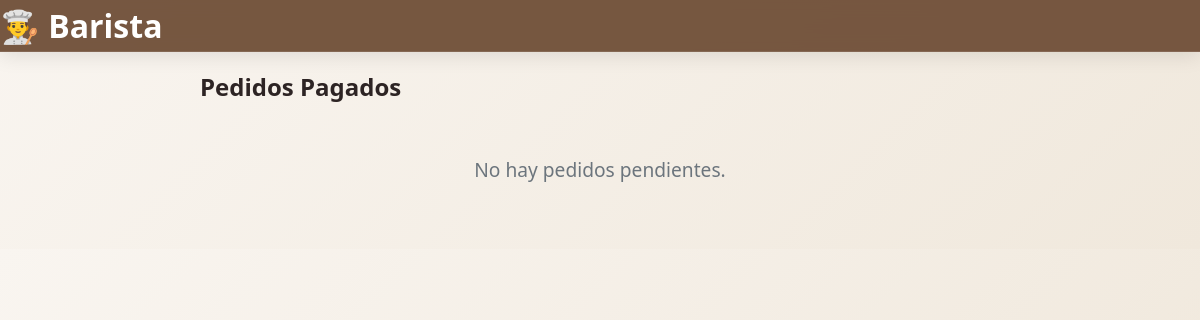
The app's page /barista (signed in), older data.
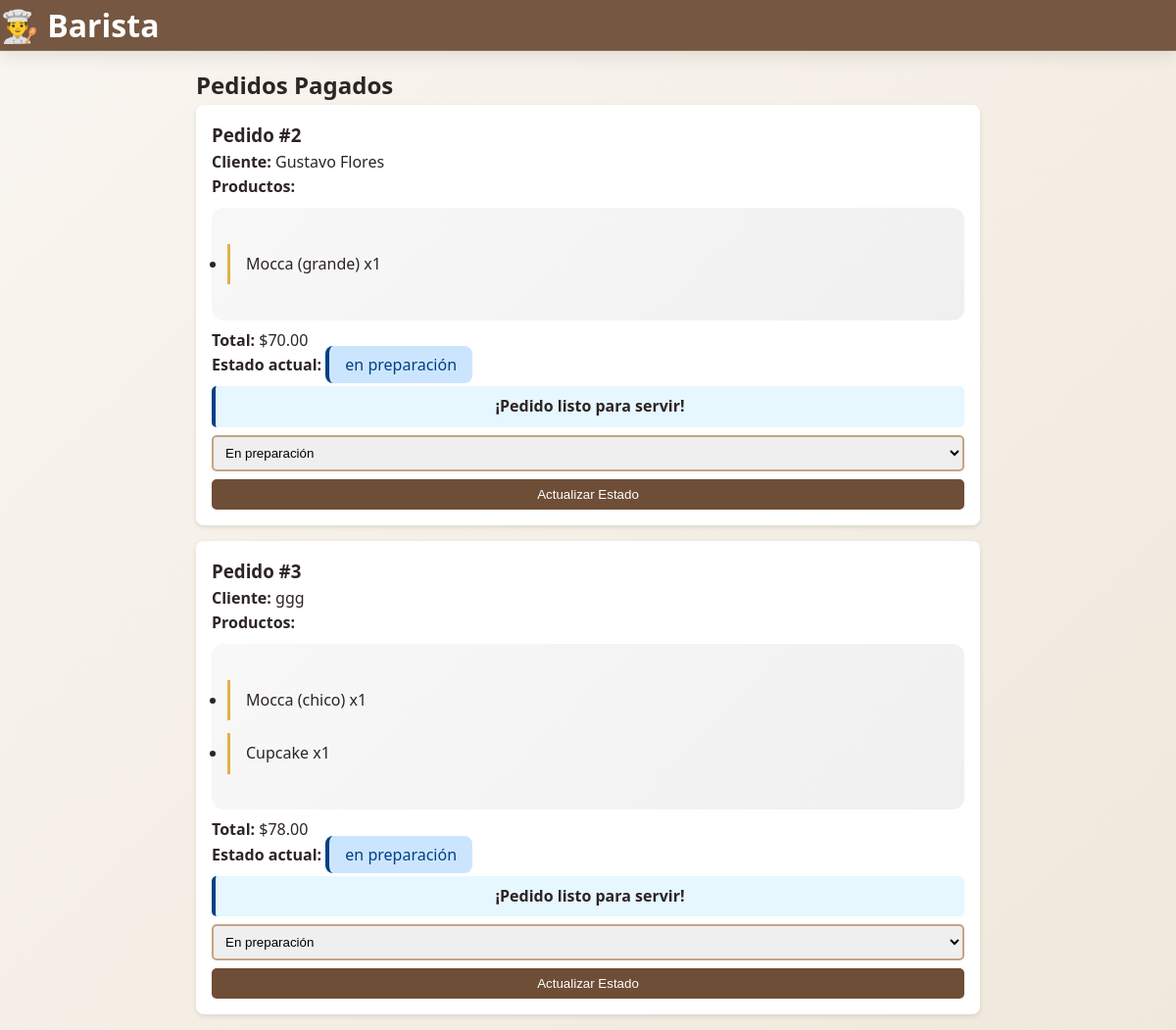
The same page, newer data.
### app.py (models this page shows)
class Pedido(db.Model):
    id = db.Column(db.Integer, primary_key=True)
    cliente = db.Column(db.String(50), nullable=False)
    productos = db.Column(db.String(500))
    estado = db.Column(db.String(20), default="pendiente")
    pago = db.Column(db.String(20), default="pendiente")
    total = db.Column(db.Float)
    fecha = db.Column(db.DateTime, default=datetime.now)
    hora_pago = db.Column(db.DateTime)
    hora_preparacion = db.Column(db.DateTime)

### app.py (the view)
@app.route('/barista')
@login_required
def barista():
    if session.get('role') != 'barista':
        flash('Acceso no autorizado', 'error')
        return redirect(url_for('login'))
    pedidos = Pedido.query.filter(Pedido.pago == "pagado", Pedido.estado != "terminado").order_by(Pedido.hora_pago).all()
    ahora = datetime.now()
    for pedido in pedidos:
        if pedido.hora_preparacion and ahora >= pedido.hora_preparacion and pedido.estado != "listo":
            pedido.estado = "listo"
            db.session.commit()
    return render_template('barista.html', pedidos=pedidos, ahora=ahora)

### app.py (called while the page is built)
def login_required(view):
    @functools.wraps(view)
    def wrapped_view(**kwargs):
        if 'logged_in' not in session:
            return redirect(url_for('login'))
        return view(**kwargs)
    return wrapped_view

### templates/barista.html (shortened to what this page needs)
<!DOCTYPE html>
<html lang="es">
<head>
    <link rel="stylesheet" href="{{ url_for('static', filename='styles.css') }}">
</head>
<body>
    <header>
        <h1>👨‍🍳 Barista</h1>
    </header>
    <main class="container" style="max-width: 800px; margin: 1rem auto;">
        <h2>Pedidos Pagados</h2>
        {% if not pedidos %}
            <p class="sin-pedidos">No hay pedidos pendientes.</p>
        {% endif %}
        {% for pedido in pedidos %}
        <div class="pedido-card">
            <h3>Pedido #{{ pedido.id }}</h3>
            <p><strong>Cliente:</strong> {{ pedido.cliente }}</p>
            <p><strong>Productos:</strong></p>
            <ul class="productos-lista">
                {% for producto in pedido.productos.split('|')[0].split(',') %}
                <li>{{ producto.strip() }}</li>
                {% endfor %}
            </ul>
            <p><strong>Total:</strong> ${{ "%.2f"|format(pedido.total) }}</p>
            <p><strong>Estado actual:</strong> <span class="estado-{{ pedido.estado | replace(' ', '-') }}">{{ pedido.estado }}</span></p>
            {% if pedido.pago == 'pagado' and pedido.hora_preparacion %}
            <div class="tiempo-preparacion">
                {% if ahora < pedido.hora_preparacion %}
                <p>Tiempo restante: {{ ((pedido.hora_preparacion - ahora).seconds // 60) + 1 }} minutos</p>
                {% else %}
                <p>¡Pedido listo para servir!</p>
                {% endif %}
            </div>
            {% endif %}
            <form action="{{ url_for('actualizar_estado', id=pedido.id) }}" method="post">
                <select name="estado" class="estado-select">
                    <option value="en preparación" {% if pedido.estado == 'en preparación' %}selected{% endif %}>En preparación</option>
                </select>
                <button type="submit" class="btn-actualizar">Actualizar Estado</button>
            </form>
        </div>
        {% endfor %}
    </main>
</body>
</html>

Row changes from the older to the newer data that the page shows:
added Pedido: id "2", cliente "Gustavo Flores", strip "Mocca (grande) x1", total "70.00", estado "en preparación", pago "¡Pedido listo para servir!", estado "En preparación"
added Pedido: id "3", cliente "ggg", strip "Mocca (chico) x1" "Cupcake x1", total "78.00", estado "en preparación", pago "¡Pedido listo para servir!", estado "En preparación"
Text that changed along with them:
text no longer shown: "No hay pedidos pendientes."
